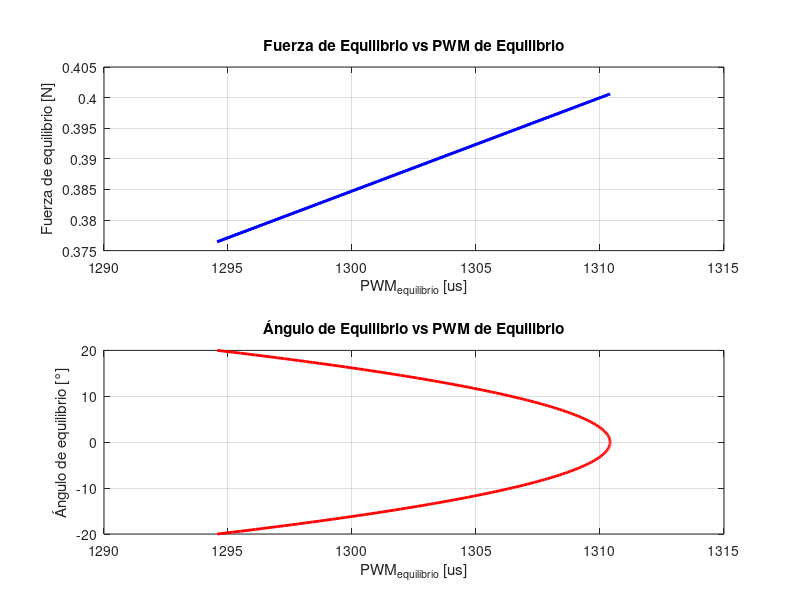

The MATLAB source for this figure:
% === Parámetros del modelo del sistema ===
I  = 0.0167;    % Momento de inercia [kg·m²]
C  = -0.1326;   % Constante de torque [N·m]
Lm = 0.3310;    % Longitud desde el eje al motor [m]

% === Modelo del motor ===
m = 0.001586;       % Pendiente de la curva Fh = m*PWM + r
r = -1.597768;      % Intersección con eje fuerza
Kcorrex = 1.04;     % Corrección experimental

% === Rango de ángulos de equilibrio ===
angulos_deg = linspace(-20, 20, 200);       % en grados
angulos_rad = angulos_deg * (pi/180);       % en radianes

% === Cálculo de fuerza y PWM de equilibrio ===
fuerza_eq = -(C * cos(angulos_rad)) / Lm;
PWM_eq = Kcorrex * (fuerza_eq - r) / m;

% === Graficar ===
figure('Name','Relaciones de Equilibrio','Units','normalized','Position',[0.1 0.3 0.75 0.55]);

% Subplot 1: Fuerza vs PWM
subplot(2,1,1);
plot(PWM_eq, fuerza_eq, 'b-', 'LineWidth', 2);
xlabel('PWM_{equilibrio} [us]');
ylabel('Fuerza de equilibrio [N]');
title('Fuerza de Equilibrio vs PWM de Equilibrio');
grid on;

% Subplot 2: Ángulo vs PWM
subplot(2,1,2);
plot(PWM_eq, angulos_deg, 'r-', 'LineWidth', 2);
xlabel('PWM_{equilibrio} [us]');
ylabel('Ángulo de equilibrio [°]');
title('Ángulo de Equilibrio vs PWM de Equilibrio');
grid on;

